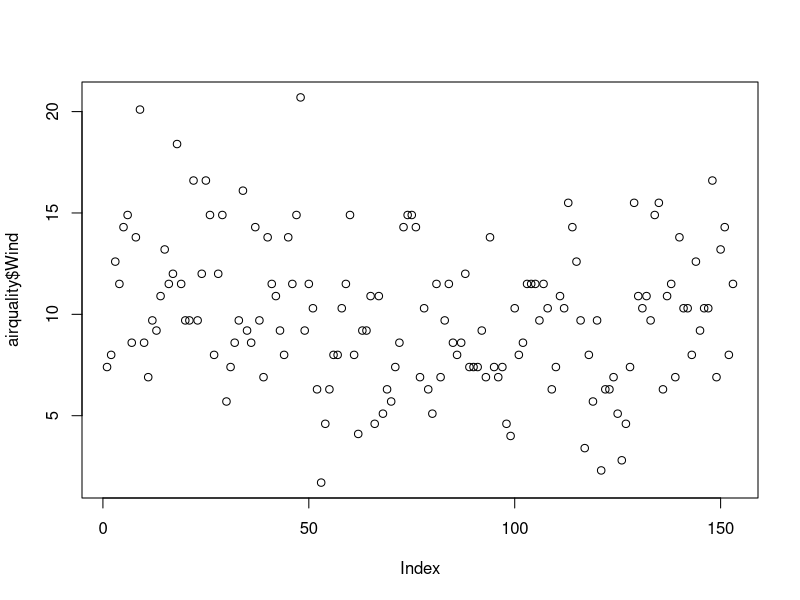
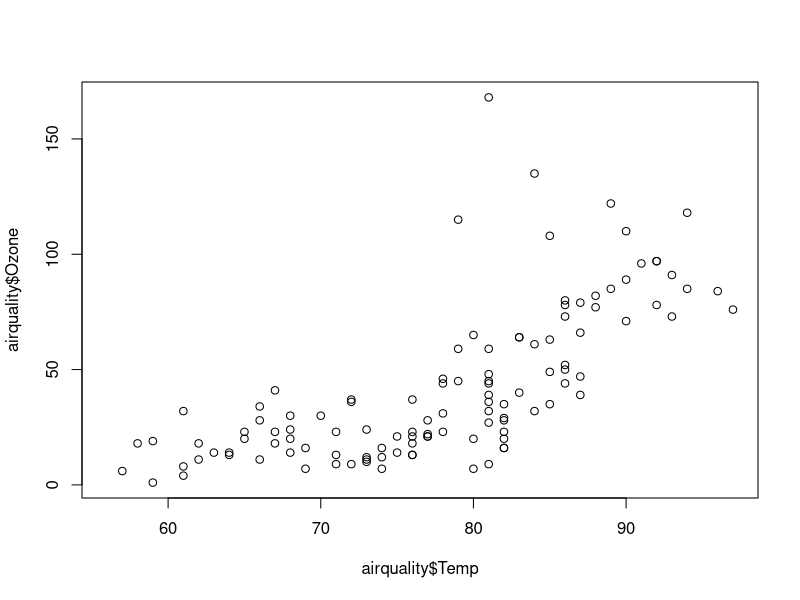
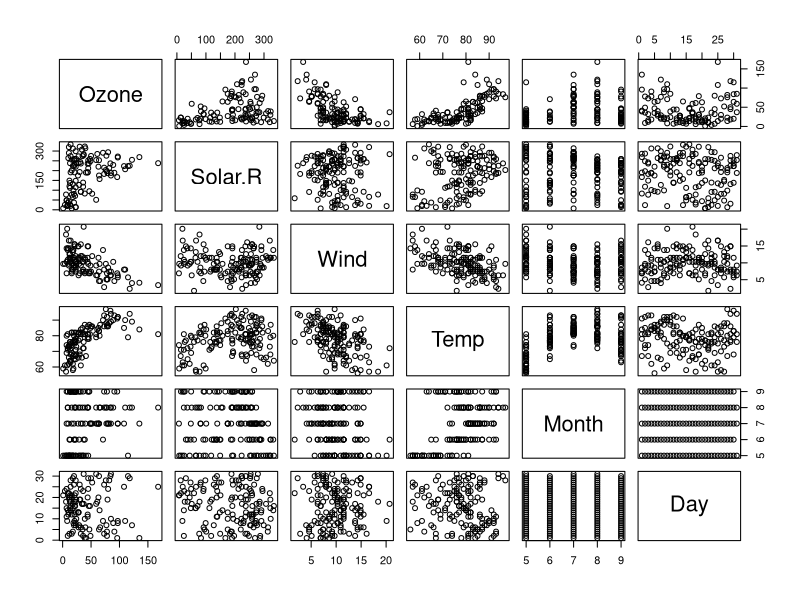
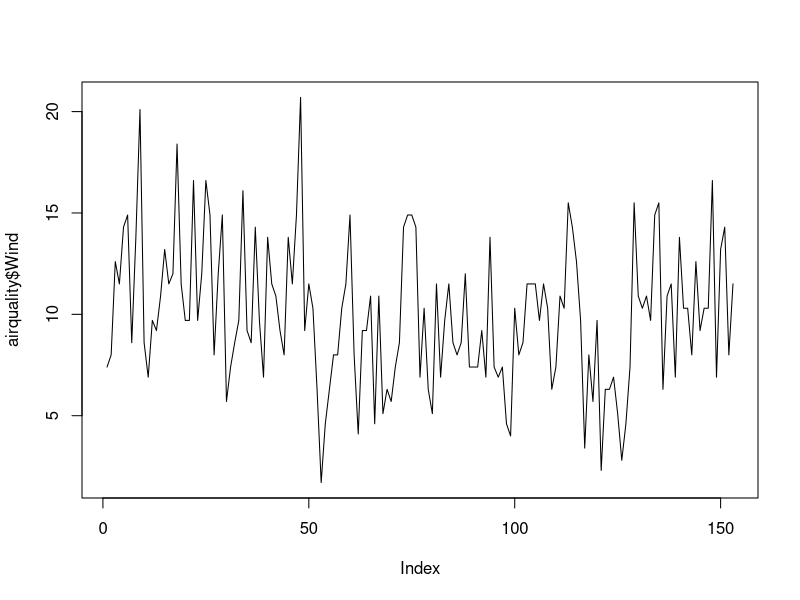
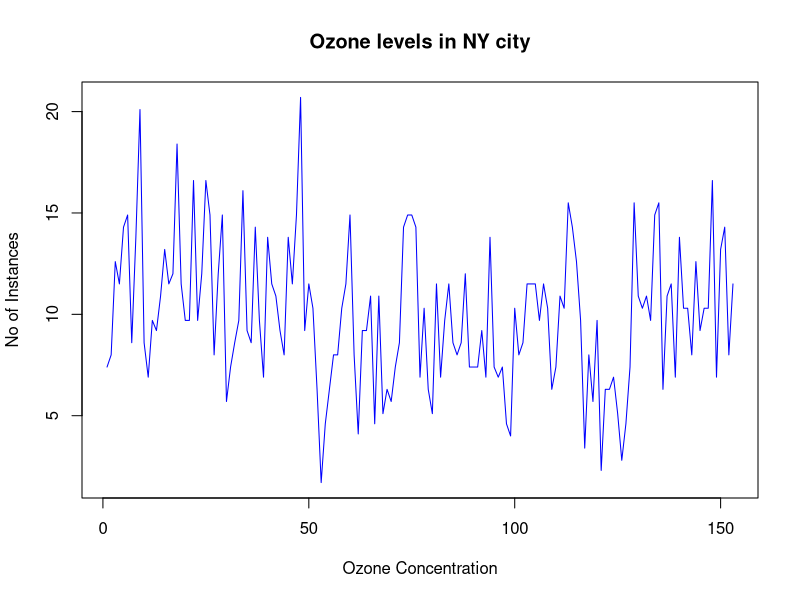
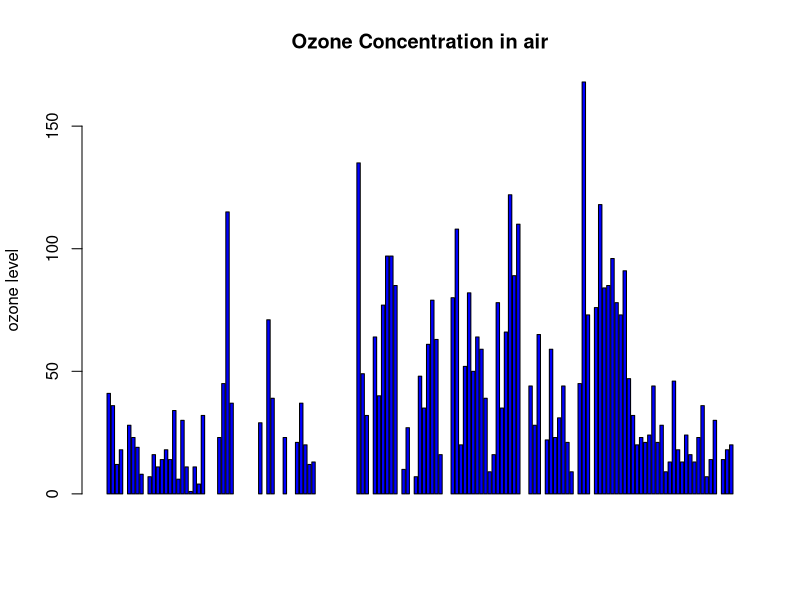
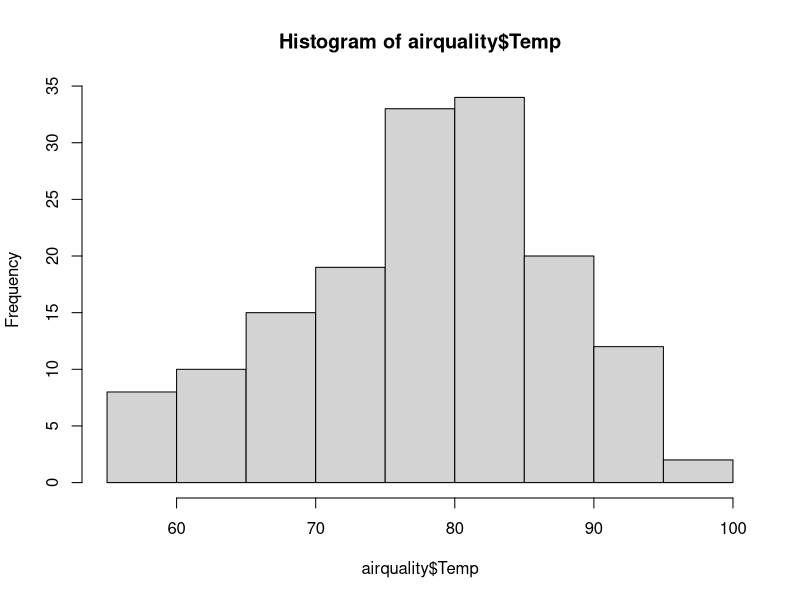
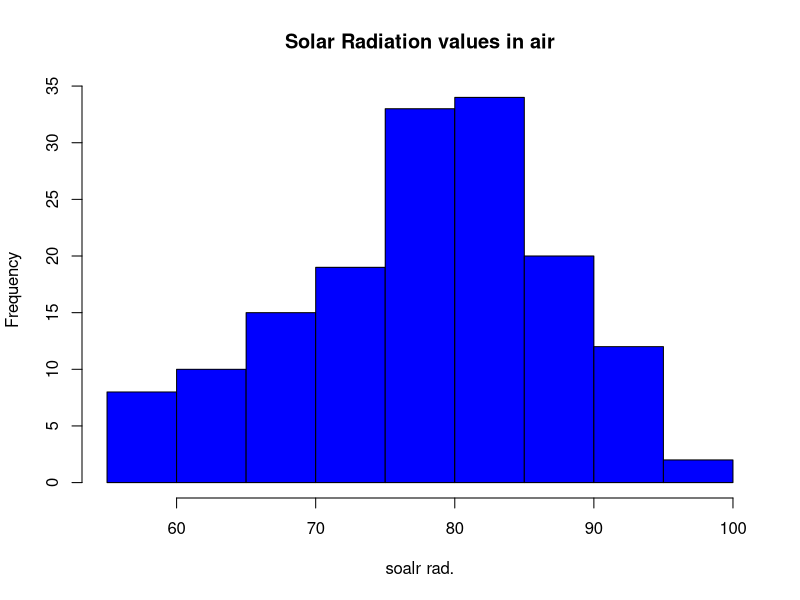

Recreate these plots in R, in order.
airquality <- datasets::airquality

##top 10 rows and last 10 rows
head(airquality,10)
tail(airquality,10)

######columns
airquality[50:60,c(1,2)]

df<-airquality[,-6]

#Descriptive Statastics
#1
summary(airquality[,c(4,5)])

airquality$Temp
airquality$Wind
airquality$Ozone



#######summary of the data#########


summary(airquality)
summary(airquality$wind)

#########################
#visualization
plot(airquality$Wind)

plot(airquality$Temp,airquality$Ozone,type="p")

plot(airquality)

#points and lines
plot(airquality$Wind,  type= "l") # p: point l: lines,b: both

plot(airquality$Wind, xlab = 'Ozone Concentration',
     ylab = 'No of Instances',main = 'Ozone levels in NY city',
     col = 'blue',type='l')


# Horizontal bar plot
barplot(airquality$Ozone,main = 'Ozone Concentration in air',
        ylab = 'ozone level',col = 'blue',horiz = F,axes = T)

#Histogram
hist(airquality$Temp)
hist(airquality$Temp,
     main = 'Solar Radiation values in air',
     xlab = 'soalr rad.', col = 'blue')

#Single box plot
boxplot(airquality$Wind,main="Boxplot")
boxplot.stats(airquality$Wind)$out


#Multiple box plots
boxplot(airquality[,1:4],main='Multiple')

par(mfrow=c(3,3),mar=c(2,5,2,1), las=0, bty='o')
plot(airquality$Ozone)
plot(airquality$Ozone, airquality$Wind)
plot(airquality$Ozone, type= "l")
plot(airquality$Ozone, type= "l")
plot(airquality$Ozone, type= "l")
barplot(airquality$Ozone, main = 'ozone Concentration in  air',
        xlab ='ozone levels', col='green',horiz = TRUE)
hist(airquality$Solar.R)
boxplot(airquality$Solar.R)
boxplot(airquality[,0:4], main='Multiple Box plots')